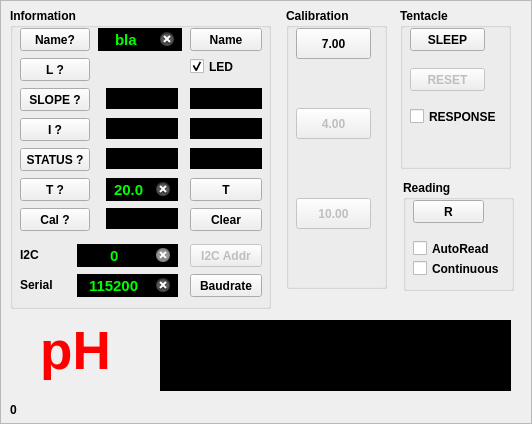
<?xml version="1.0" encoding="UTF-8"?>
<ui version="4.0">
 <class>EZOFrame</class>
 <widget class="QFrame" name="EZOFrame">
  <property name="geometry">
   <rect>
    <x>0</x>
    <y>0</y>
    <width>532</width>
    <height>424</height>
   </rect>
  </property>
  <property name="windowTitle">
   <string>Frame</string>
  </property>
  <property name="frameShape">
   <enum>QFrame::StyledPanel</enum>
  </property>
  <property name="frameShadow">
   <enum>QFrame::Raised</enum>
  </property>
  <widget class="QGroupBox" name="gbCalibration">
   <property name="geometry">
    <rect>
     <x>286</x>
     <y>8</y>
     <width>101</width>
     <height>281</height>
    </rect>
   </property>
   <property name="font">
    <font>
     <weight>75</weight>
     <bold>true</bold>
    </font>
   </property>
   <property name="title">
    <string>Calibration</string>
   </property>
   <widget class="QPushButton" name="btnCalMid">
    <property name="geometry">
     <rect>
      <x>10</x>
      <y>20</y>
      <width>75</width>
      <height>31</height>
     </rect>
    </property>
    <property name="text">
     <string>7.00</string>
    </property>
   </widget>
   <widget class="QPushButton" name="btnCalLow">
    <property name="enabled">
     <bool>false</bool>
    </property>
    <property name="geometry">
     <rect>
      <x>10</x>
      <y>100</y>
      <width>75</width>
      <height>31</height>
     </rect>
    </property>
    <property name="text">
     <string>4.00</string>
    </property>
   </widget>
   <widget class="QPushButton" name="btnCalHigh">
    <property name="enabled">
     <bool>false</bool>
    </property>
    <property name="geometry">
     <rect>
      <x>10</x>
      <y>190</y>
      <width>75</width>
      <height>31</height>
     </rect>
    </property>
    <property name="text">
     <string>10.00</string>
    </property>
   </widget>
   <widget class="QLabel" name="label_2">
    <property name="geometry">
     <rect>
      <x>16</x>
      <y>55</y>
      <width>64</width>
      <height>40</height>
     </rect>
    </property>
    <property name="text">
     <string/>
    </property>
    <property name="pixmap">
     <pixmap resource="../atlasusb.qrc">:/new/arrows/images/1446825729_icon-arrow-down-b.ico</pixmap>
    </property>
    <property name="scaledContents">
     <bool>true</bool>
    </property>
    <property name="alignment">
     <set>Qt::AlignCenter</set>
    </property>
   </widget>
   <widget class="QLabel" name="label_3">
    <property name="geometry">
     <rect>
      <x>16</x>
      <y>145</y>
      <width>64</width>
      <height>40</height>
     </rect>
    </property>
    <property name="text">
     <string/>
    </property>
    <property name="pixmap">
     <pixmap resource="../atlasusb.qrc">:/new/arrows/images/1446825729_icon-arrow-down-b.ico</pixmap>
    </property>
    <property name="scaledContents">
     <bool>true</bool>
    </property>
    <property name="alignment">
     <set>Qt::AlignCenter</set>
    </property>
   </widget>
  </widget>
  <widget class="QGroupBox" name="gbSys">
   <property name="geometry">
    <rect>
     <x>400</x>
     <y>8</y>
     <width>111</width>
     <height>161</height>
    </rect>
   </property>
   <property name="font">
    <font>
     <weight>75</weight>
     <bold>true</bold>
    </font>
   </property>
   <property name="title">
    <string>Tentacle</string>
   </property>
   <widget class="QPushButton" name="btnSleep">
    <property name="geometry">
     <rect>
      <x>10</x>
      <y>20</y>
      <width>75</width>
      <height>23</height>
     </rect>
    </property>
    <property name="text">
     <string>SLEEP</string>
    </property>
   </widget>
   <widget class="QPushButton" name="btnFactReset">
    <property name="enabled">
     <bool>false</bool>
    </property>
    <property name="geometry">
     <rect>
      <x>10</x>
      <y>60</y>
      <width>75</width>
      <height>23</height>
     </rect>
    </property>
    <property name="text">
     <string>RESET</string>
    </property>
   </widget>
   <widget class="QCheckBox" name="respCB">
    <property name="enabled">
     <bool>true</bool>
    </property>
    <property name="geometry">
     <rect>
      <x>10</x>
      <y>100</y>
      <width>91</width>
      <height>17</height>
     </rect>
    </property>
    <property name="text">
     <string>RESPONSE</string>
    </property>
   </widget>
  </widget>
  <widget class="QGroupBox" name="infoGroupBox">
   <property name="geometry">
    <rect>
     <x>10</x>
     <y>8</y>
     <width>261</width>
     <height>301</height>
    </rect>
   </property>
   <property name="sizePolicy">
    <sizepolicy hsizetype="Minimum" vsizetype="Fixed">
     <horstretch>0</horstretch>
     <verstretch>0</verstretch>
    </sizepolicy>
   </property>
   <property name="font">
    <font>
     <weight>75</weight>
     <bold>true</bold>
    </font>
   </property>
   <property name="title">
    <string>Information</string>
   </property>
   <widget class="QPushButton" name="btnSlope">
    <property name="geometry">
     <rect>
      <x>10</x>
      <y>80</y>
      <width>70</width>
      <height>23</height>
     </rect>
    </property>
    <property name="text">
     <string>SLOPE ?</string>
    </property>
   </widget>
   <widget class="QPushButton" name="btnInfo">
    <property name="geometry">
     <rect>
      <x>10</x>
      <y>110</y>
      <width>70</width>
      <height>23</height>
     </rect>
    </property>
    <property name="text">
     <string>I ?</string>
    </property>
   </widget>
   <widget class="QPushButton" name="btnStatus">
    <property name="geometry">
     <rect>
      <x>10</x>
      <y>140</y>
      <width>70</width>
      <height>23</height>
     </rect>
    </property>
    <property name="sizePolicy">
     <sizepolicy hsizetype="Minimum" vsizetype="Fixed">
      <horstretch>0</horstretch>
      <verstretch>0</verstretch>
     </sizepolicy>
    </property>
    <property name="text">
     <string>STATUS ?</string>
    </property>
   </widget>
   <widget class="QLabel" name="acidSlopeLabel">
    <property name="geometry">
     <rect>
      <x>96</x>
      <y>80</y>
      <width>72</width>
      <height>21</height>
     </rect>
    </property>
    <property name="font">
     <font>
      <family>Arial</family>
      <pointsize>11</pointsize>
      <weight>75</weight>
      <bold>true</bold>
     </font>
    </property>
    <property name="styleSheet">
     <string notr="true">background: black;
color: yellow;
</string>
    </property>
    <property name="text">
     <string/>
    </property>
    <property name="textFormat">
     <enum>Qt::PlainText</enum>
    </property>
    <property name="alignment">
     <set>Qt::AlignCenter</set>
    </property>
    <property name="margin">
     <number>4</number>
    </property>
   </widget>
   <widget class="QLabel" name="basicSlopeLabel">
    <property name="geometry">
     <rect>
      <x>180</x>
      <y>80</y>
      <width>72</width>
      <height>21</height>
     </rect>
    </property>
    <property name="font">
     <font>
      <family>Arial</family>
      <pointsize>11</pointsize>
      <weight>75</weight>
      <bold>true</bold>
     </font>
    </property>
    <property name="styleSheet">
     <string notr="true">background: black;
color: yellow;
</string>
    </property>
    <property name="text">
     <string/>
    </property>
    <property name="textFormat">
     <enum>Qt::PlainText</enum>
    </property>
    <property name="alignment">
     <set>Qt::AlignCenter</set>
    </property>
    <property name="margin">
     <number>4</number>
    </property>
   </widget>
   <widget class="QLabel" name="probeLabel">
    <property name="geometry">
     <rect>
      <x>96</x>
      <y>110</y>
      <width>72</width>
      <height>21</height>
     </rect>
    </property>
    <property name="font">
     <font>
      <family>Arial</family>
      <pointsize>11</pointsize>
      <weight>75</weight>
      <bold>true</bold>
     </font>
    </property>
    <property name="styleSheet">
     <string notr="true">background: black;
color: yellow;
</string>
    </property>
    <property name="text">
     <string/>
    </property>
    <property name="textFormat">
     <enum>Qt::PlainText</enum>
    </property>
    <property name="alignment">
     <set>Qt::AlignCenter</set>
    </property>
    <property name="margin">
     <number>4</number>
    </property>
   </widget>
   <widget class="QLabel" name="rstLabel">
    <property name="geometry">
     <rect>
      <x>96</x>
      <y>140</y>
      <width>72</width>
      <height>21</height>
     </rect>
    </property>
    <property name="font">
     <font>
      <family>Arial</family>
      <pointsize>11</pointsize>
      <weight>75</weight>
      <bold>true</bold>
     </font>
    </property>
    <property name="styleSheet">
     <string notr="true">background: black;
color: yellow;
</string>
    </property>
    <property name="text">
     <string/>
    </property>
    <property name="textFormat">
     <enum>Qt::PlainText</enum>
    </property>
    <property name="alignment">
     <set>Qt::AlignCenter</set>
    </property>
    <property name="margin">
     <number>4</number>
    </property>
   </widget>
   <widget class="QLabel" name="versionLabel">
    <property name="geometry">
     <rect>
      <x>180</x>
      <y>110</y>
      <width>72</width>
      <height>21</height>
     </rect>
    </property>
    <property name="font">
     <font>
      <family>Arial</family>
      <pointsize>11</pointsize>
      <weight>75</weight>
      <bold>true</bold>
     </font>
    </property>
    <property name="styleSheet">
     <string notr="true">background: black;
color: yellow;
</string>
    </property>
    <property name="text">
     <string/>
    </property>
    <property name="textFormat">
     <enum>Qt::PlainText</enum>
    </property>
    <property name="alignment">
     <set>Qt::AlignCenter</set>
    </property>
    <property name="margin">
     <number>4</number>
    </property>
   </widget>
   <widget class="QLabel" name="voltLabel">
    <property name="geometry">
     <rect>
      <x>180</x>
      <y>140</y>
      <width>72</width>
      <height>21</height>
     </rect>
    </property>
    <property name="font">
     <font>
      <family>Arial</family>
      <pointsize>11</pointsize>
      <weight>75</weight>
      <bold>true</bold>
     </font>
    </property>
    <property name="styleSheet">
     <string notr="true">background: black;
color: yellow;
</string>
    </property>
    <property name="text">
     <string/>
    </property>
    <property name="textFormat">
     <enum>Qt::PlainText</enum>
    </property>
    <property name="alignment">
     <set>Qt::AlignCenter</set>
    </property>
    <property name="margin">
     <number>4</number>
    </property>
   </widget>
   <widget class="QPushButton" name="btnLED">
    <property name="geometry">
     <rect>
      <x>10</x>
      <y>50</y>
      <width>70</width>
      <height>23</height>
     </rect>
    </property>
    <property name="text">
     <string>L ?</string>
    </property>
   </widget>
   <widget class="QPushButton" name="btnGetTemp">
    <property name="geometry">
     <rect>
      <x>10</x>
      <y>170</y>
      <width>70</width>
      <height>23</height>
     </rect>
    </property>
    <property name="text">
     <string>T ?</string>
    </property>
   </widget>
   <widget class="QPushButton" name="btnCal">
    <property name="geometry">
     <rect>
      <x>10</x>
      <y>200</y>
      <width>70</width>
      <height>23</height>
     </rect>
    </property>
    <property name="text">
     <string>Cal ?</string>
    </property>
   </widget>
   <widget class="QLabel" name="calLabel">
    <property name="geometry">
     <rect>
      <x>96</x>
      <y>200</y>
      <width>72</width>
      <height>21</height>
     </rect>
    </property>
    <property name="font">
     <font>
      <family>Arial</family>
      <pointsize>11</pointsize>
      <weight>75</weight>
      <bold>true</bold>
     </font>
    </property>
    <property name="styleSheet">
     <string notr="true">background: black;
color: yellow;
</string>
    </property>
    <property name="text">
     <string/>
    </property>
    <property name="textFormat">
     <enum>Qt::PlainText</enum>
    </property>
    <property name="alignment">
     <set>Qt::AlignCenter</set>
    </property>
    <property name="margin">
     <number>4</number>
    </property>
   </widget>
   <widget class="QLineEdit" name="leTemp">
    <property name="geometry">
     <rect>
      <x>96</x>
      <y>170</y>
      <width>72</width>
      <height>23</height>
     </rect>
    </property>
    <property name="font">
     <font>
      <family>Arial</family>
      <pointsize>11</pointsize>
      <weight>75</weight>
      <bold>true</bold>
     </font>
    </property>
    <property name="autoFillBackground">
     <bool>false</bool>
    </property>
    <property name="styleSheet">
     <string notr="true">background: black;
color: lime;
</string>
    </property>
    <property name="text">
     <string>20.0</string>
    </property>
    <property name="frame">
     <bool>false</bool>
    </property>
    <property name="alignment">
     <set>Qt::AlignCenter</set>
    </property>
    <property name="clearButtonEnabled">
     <bool>true</bool>
    </property>
   </widget>
   <widget class="QPushButton" name="btnSetTemp">
    <property name="geometry">
     <rect>
      <x>180</x>
      <y>170</y>
      <width>72</width>
      <height>23</height>
     </rect>
    </property>
    <property name="text">
     <string>T</string>
    </property>
   </widget>
   <widget class="QCheckBox" name="ledCheckBox">
    <property name="geometry">
     <rect>
      <x>180</x>
      <y>50</y>
      <width>61</width>
      <height>17</height>
     </rect>
    </property>
    <property name="autoFillBackground">
     <bool>false</bool>
    </property>
    <property name="text">
     <string>LED</string>
    </property>
    <property name="checked">
     <bool>true</bool>
    </property>
   </widget>
   <widget class="QPushButton" name="btnI2CAddr">
    <property name="enabled">
     <bool>false</bool>
    </property>
    <property name="geometry">
     <rect>
      <x>180</x>
      <y>236</y>
      <width>72</width>
      <height>23</height>
     </rect>
    </property>
    <property name="text">
     <string>I2C Addr</string>
    </property>
   </widget>
   <widget class="QLineEdit" name="leI2CAddress">
    <property name="enabled">
     <bool>false</bool>
    </property>
    <property name="geometry">
     <rect>
      <x>67</x>
      <y>236</y>
      <width>101</width>
      <height>23</height>
     </rect>
    </property>
    <property name="font">
     <font>
      <family>Arial</family>
      <pointsize>11</pointsize>
      <weight>75</weight>
      <bold>true</bold>
     </font>
    </property>
    <property name="autoFillBackground">
     <bool>false</bool>
    </property>
    <property name="styleSheet">
     <string notr="true">background: black;
color: lime;
</string>
    </property>
    <property name="text">
     <string>0</string>
    </property>
    <property name="frame">
     <bool>false</bool>
    </property>
    <property name="alignment">
     <set>Qt::AlignCenter</set>
    </property>
    <property name="clearButtonEnabled">
     <bool>true</bool>
    </property>
   </widget>
   <widget class="LedIndicator" name="stateLed" native="true">
    <property name="geometry">
     <rect>
      <x>110</x>
      <y>20</y>
      <width>25</width>
      <height>25</height>
     </rect>
    </property>
   </widget>
   <widget class="QPushButton" name="btnCalClear">
    <property name="enabled">
     <bool>true</bool>
    </property>
    <property name="geometry">
     <rect>
      <x>180</x>
      <y>200</y>
      <width>72</width>
      <height>23</height>
     </rect>
    </property>
    <property name="text">
     <string>Clear</string>
    </property>
   </widget>
   <widget class="QPushButton" name="btnBaud">
    <property name="enabled">
     <bool>true</bool>
    </property>
    <property name="geometry">
     <rect>
      <x>180</x>
      <y>266</y>
      <width>72</width>
      <height>23</height>
     </rect>
    </property>
    <property name="text">
     <string>Baudrate</string>
    </property>
   </widget>
   <widget class="QLineEdit" name="leBaud">
    <property name="geometry">
     <rect>
      <x>67</x>
      <y>266</y>
      <width>101</width>
      <height>23</height>
     </rect>
    </property>
    <property name="font">
     <font>
      <family>Arial</family>
      <pointsize>11</pointsize>
      <weight>75</weight>
      <bold>true</bold>
     </font>
    </property>
    <property name="autoFillBackground">
     <bool>false</bool>
    </property>
    <property name="styleSheet">
     <string notr="true">background: black;
color: lime;
</string>
    </property>
    <property name="text">
     <string>115200</string>
    </property>
    <property name="frame">
     <bool>false</bool>
    </property>
    <property name="alignment">
     <set>Qt::AlignCenter</set>
    </property>
    <property name="clearButtonEnabled">
     <bool>true</bool>
    </property>
   </widget>
   <widget class="QLabel" name="label">
    <property name="geometry">
     <rect>
      <x>10</x>
      <y>240</y>
      <width>47</width>
      <height>13</height>
     </rect>
    </property>
    <property name="text">
     <string>I2C</string>
    </property>
   </widget>
   <widget class="QLabel" name="label_4">
    <property name="geometry">
     <rect>
      <x>10</x>
      <y>270</y>
      <width>47</width>
      <height>13</height>
     </rect>
    </property>
    <property name="text">
     <string>Serial</string>
    </property>
   </widget>
   <widget class="QPushButton" name="btnGetName">
    <property name="geometry">
     <rect>
      <x>10</x>
      <y>20</y>
      <width>70</width>
      <height>23</height>
     </rect>
    </property>
    <property name="text">
     <string>Name?</string>
    </property>
   </widget>
   <widget class="QPushButton" name="btnSetName">
    <property name="geometry">
     <rect>
      <x>180</x>
      <y>20</y>
      <width>72</width>
      <height>23</height>
     </rect>
    </property>
    <property name="text">
     <string>Name</string>
    </property>
   </widget>
   <widget class="QLineEdit" name="leName">
    <property name="geometry">
     <rect>
      <x>88</x>
      <y>20</y>
      <width>84</width>
      <height>23</height>
     </rect>
    </property>
    <property name="font">
     <font>
      <family>Arial</family>
      <pointsize>11</pointsize>
      <weight>75</weight>
      <bold>true</bold>
     </font>
    </property>
    <property name="autoFillBackground">
     <bool>false</bool>
    </property>
    <property name="styleSheet">
     <string notr="true">background: black;
color: lime;
</string>
    </property>
    <property name="text">
     <string>bla</string>
    </property>
    <property name="frame">
     <bool>false</bool>
    </property>
    <property name="alignment">
     <set>Qt::AlignCenter</set>
    </property>
    <property name="clearButtonEnabled">
     <bool>true</bool>
    </property>
   </widget>
  </widget>
  <widget class="QLabel" name="valueLabel">
   <property name="geometry">
    <rect>
     <x>160</x>
     <y>320</y>
     <width>351</width>
     <height>71</height>
    </rect>
   </property>
   <property name="font">
    <font>
     <family>Arial</family>
     <pointsize>40</pointsize>
     <weight>75</weight>
     <bold>true</bold>
    </font>
   </property>
   <property name="styleSheet">
    <string notr="true">background: black;
color: orange;
</string>
   </property>
   <property name="text">
    <string/>
   </property>
   <property name="textFormat">
    <enum>Qt::PlainText</enum>
   </property>
   <property name="alignment">
    <set>Qt::AlignCenter</set>
   </property>
   <property name="margin">
    <number>4</number>
   </property>
  </widget>
  <widget class="QGroupBox" name="gbRead">
   <property name="geometry">
    <rect>
     <x>403</x>
     <y>180</y>
     <width>111</width>
     <height>111</height>
    </rect>
   </property>
   <property name="font">
    <font>
     <weight>75</weight>
     <bold>true</bold>
    </font>
   </property>
   <property name="title">
    <string>Reading</string>
   </property>
   <widget class="QPushButton" name="btnReadMeas">
    <property name="geometry">
     <rect>
      <x>10</x>
      <y>20</y>
      <width>71</width>
      <height>23</height>
     </rect>
    </property>
    <property name="text">
     <string>R</string>
    </property>
   </widget>
   <widget class="QCheckBox" name="cbAuto">
    <property name="geometry">
     <rect>
      <x>10</x>
      <y>60</y>
      <width>91</width>
      <height>17</height>
     </rect>
    </property>
    <property name="text">
     <string>AutoRead</string>
    </property>
   </widget>
   <widget class="QCheckBox" name="contCB">
    <property name="enabled">
     <bool>true</bool>
    </property>
    <property name="geometry">
     <rect>
      <x>10</x>
      <y>80</y>
      <width>101</width>
      <height>17</height>
     </rect>
    </property>
    <property name="text">
     <string>Continuous</string>
    </property>
   </widget>
  </widget>
  <widget class="QLabel" name="EZOLabel">
   <property name="geometry">
    <rect>
     <x>10</x>
     <y>320</y>
     <width>131</width>
     <height>61</height>
    </rect>
   </property>
   <property name="font">
    <font>
     <pointsize>40</pointsize>
     <weight>75</weight>
     <bold>true</bold>
    </font>
   </property>
   <property name="styleSheet">
    <string notr="true">color: red;</string>
   </property>
   <property name="text">
    <string>pH</string>
   </property>
   <property name="alignment">
    <set>Qt::AlignCenter</set>
   </property>
  </widget>
  <widget class="QLabel" name="statusLabel">
   <property name="geometry">
    <rect>
     <x>10</x>
     <y>400</y>
     <width>527</width>
     <height>20</height>
    </rect>
   </property>
   <property name="font">
    <font>
     <weight>75</weight>
     <bold>true</bold>
    </font>
   </property>
   <property name="text">
    <string>0</string>
   </property>
  </widget>
 </widget>
 <customwidgets>
  <customwidget>
   <class>LedIndicator</class>
   <extends>QWidget</extends>
   <header>ledindicator.h</header>
   <container>1</container>
  </customwidget>
 </customwidgets>
 <resources>
  <include location="../atlasusb.qrc"/>
 </resources>
 <connections/>
</ui>
